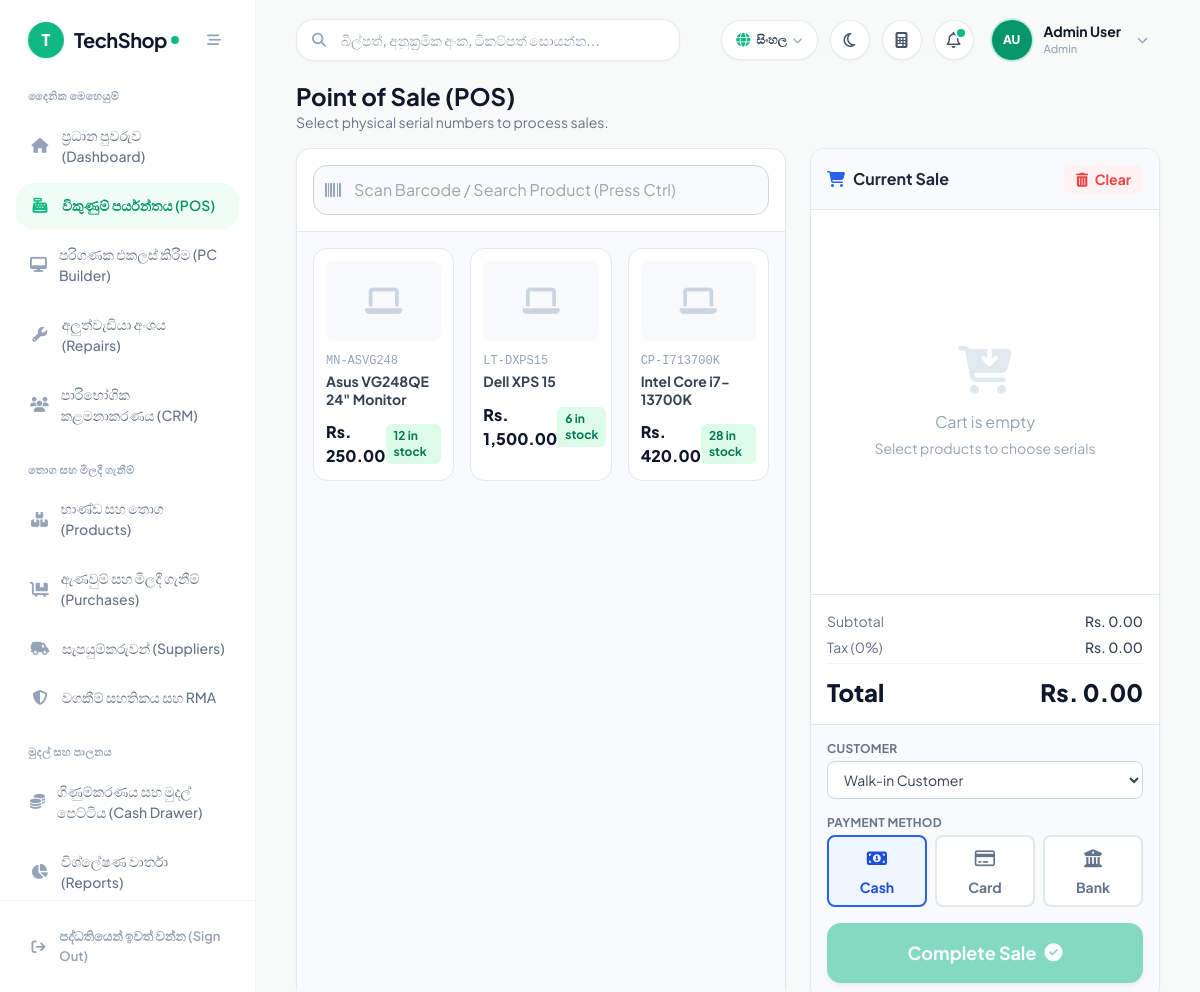
Page /pages/pos.php?lang=si (signed in) on the committed database.
### tables this page shows
CREATE TABLE IF NOT EXISTS `settings` (
  `setting_key` varchar(50) NOT NULL,
  `setting_value` text,
  `created_at` timestamp NULL DEFAULT CURRENT_TIMESTAMP,
  `updated_at` timestamp NULL DEFAULT CURRENT_TIMESTAMP ON UPDATE CURRENT_TIMESTAMP,
  PRIMARY KEY (`setting_key`)
);

CREATE TABLE IF NOT EXISTS `users` (
  `id` bigint unsigned NOT NULL AUTO_INCREMENT,
  `name` varchar(255) NOT NULL,
  `email` varchar(255) NOT NULL,
  `password` varchar(255) NOT NULL,
  `role` varchar(50) NOT NULL DEFAULT 'Cashier',
  `phone` varchar(50) DEFAULT NULL,
  `branch_id` int NOT NULL DEFAULT '1',
  `status` tinyint(1) NOT NULL DEFAULT '1',
  `created_at` timestamp NULL DEFAULT CURRENT_TIMESTAMP,
  `updated_at` timestamp NULL DEFAULT CURRENT_TIMESTAMP ON UPDATE CURRENT_TIMESTAMP,
  PRIMARY KEY (`id`),
  UNIQUE KEY `email` (`email`)
);

CREATE TABLE IF NOT EXISTS `products` (
  `id` bigint unsigned NOT NULL AUTO_INCREMENT,
  `name` varchar(255) NOT NULL,
  `category_id` bigint unsigned NOT NULL,
  `brand_id` bigint unsigned DEFAULT NULL,
  `product_code` varchar(50) NOT NULL,
  `ean` varchar(20) DEFAULT NULL,
  `upc` varchar(20) DEFAULT NULL,
  `cost_price` decimal(10,2) NOT NULL DEFAULT '0.00',
  `selling_price` decimal(10,2) NOT NULL DEFAULT '0.00',
  `min_price` decimal(10,2) DEFAULT '0.00',
  `max_price` decimal(10,2) DEFAULT '0.00',
  `warranty_months` int NOT NULL DEFAULT '0',
  `reorder_level` int NOT NULL DEFAULT '5',
  `unit` varchar(20) NOT NULL DEFAULT 'pcs',
  `description` text,
  `image` varchar(255) DEFAULT NULL,
  `status` enum('Active','Discontinued') NOT NULL DEFAULT 'Active',
  `created_at` timestamp NULL DEFAULT CURRENT_TIMESTAMP,
  `updated_at` timestamp NULL DEFAULT CURRENT_TIMESTAMP ON UPDATE CURRENT_TIMESTAMP,
  `sub_category` varchar(100) DEFAULT NULL,
  `model_number` varchar(100) DEFAULT NULL,
  `specifications` text,
  `unit_of_measure` varchar(50) NOT NULL DEFAULT 'pcs',
  `wholesale_price` decimal(10,2) NOT NULL DEFAULT '0.00',
  `tax_rate` decimal(5,2) NOT NULL DEFAULT '0.00',
  `location` varchar(100) DEFAULT 'Main Shelf',
  `is_bundle` tinyint(1) NOT NULL DEFAULT '0',
  PRIMARY KEY (`id`),
  UNIQUE KEY `product_code` (`product_code`),
  KEY `category_id` (`category_id`),
  KEY `brand_id` (`brand_id`),
  CONSTRAINT `products_ibfk_1` FOREIGN KEY (`category_id`) REFERENCES `categories` (`id`) ON DELETE RESTRICT,
  CONSTRAINT `products_ibfk_2` FOREIGN KEY (`brand_id`) REFERENCES `brands` (`id`) ON DELETE RESTRICT
);

### pages/pos.php (the view, shortened to what the rows shown need)
<?php
require_once '../includes/db.php';
enforce_page_access('pos.php');
require_once '../includes/header.php';
$products = [];
$currency_symbol = 'Rs.';
if ($pdo) {
    try {
        $stmt_s = $pdo->query("SELECT setting_key, setting_value FROM settings");
        $settings_map = [];
        while ($s_row = $stmt_s->fetch(PDO::FETCH_ASSOC)) {
            $settings_map[$s_row['setting_key']] = $s_row['setting_value'];
        }
        if (!empty($settings_map['currency_symbol'])) {
            $currency_symbol = $settings_map['currency_symbol'];
        }
        $stmt = $pdo->query("
            SELECT p.id, p.product_code, p.name, p.selling_price, p.min_price, p.max_price, p.ean, p.upc, c.name as category_name,
                   (SELECT COUNT(*) FROM product_serials WHERE product_id = p.id AND status = 'in_stock') as stock
            FROM products p
            LEFT JOIN categories c ON p.category_id = c.id
            WHERE p.status = 'Active'
            HAVING stock > 0
            ORDER BY p.name ASC
        ");
        $products = $stmt->fetchAll(PDO::FETCH_ASSOC);
    } catch (\PDOException $e) {
        $db_error = safe_error_message($e);
    }
}
?>
<div class="mb-4 flex justify-between items-center">
    <div>
        <h1 class="text-2xl font-bold text-slate-900">Point of Sale (POS)</h1>
    </div>
</div>
<div class="flex flex-col lg:flex-row gap-6 h-[calc(100vh-140px)]">
    <div class="w-full lg:w-7/12 flex flex-col h-full bg-white rounded-xl shadow-sm border border-slate-200">
        <div class="flex-1 p-4 overflow-y-auto bg-slate-50">
            <?php if (empty($products)): ?>
                <div class="flex flex-col items-center justify-center h-full text-slate-400">
                    <i class="fa-solid fa-box-open text-5xl mb-4 text-slate-200"></i>
                    <p>No products in stock.</p>
                </div>
            <?php else: ?>
                <div class="grid grid-cols-2 md:grid-cols-3 gap-4" id="catalogGrid">
                    <?php foreach ($products as $p): ?>
                    <div class="catalog-item border border-slate-200 rounded-xl p-3 hover:border-blue-500 hover:shadow-md cursor-pointer transition-all group bg-white relative overflow-hidden"
                         data-search="<?php echo strtolower(htmlspecialchars($p['name'] . ' ' . $p['product_code'] . ' ' . $p['ean'] . ' ' . $p['upc'])); ?>"
                         onclick="openSerialModal(<?php echo $p['id']; ?>, '<?php echo addslashes(htmlspecialchars($p['name'])); ?>', <?php echo $p['selling_price']; ?>, <?php echo (float)$p['min_price']; ?>, <?php echo (float)$p['max_price']; ?>)">
                        <div class="h-20 bg-slate-50 rounded-lg mb-3 flex items-center justify-center text-slate-300 group-hover:bg-blue-50 group-hover:text-blue-400 transition-colors">
                            <i class="fa-solid fa-laptop text-3xl"></i>
                        </div>
                        <div class="text-xs text-slate-400 font-mono mb-1"><?php echo htmlspecialchars($p['product_code']); ?></div>
                        <div class="font-bold text-slate-700 text-sm leading-tight mb-3 line-clamp-2" title="<?php echo htmlspecialchars($p['name']); ?>"><?php echo htmlspecialchars($p['name']); ?></div>
                        <div class="flex justify-between items-center mt-auto">
                            <div class="font-black text-slate-900"><?php echo htmlspecialchars($currency_symbol); ?> <?php echo number_format($p['selling_price'], 2); ?></div>
                            <div class="text-xs font-bold text-emerald-700 bg-emerald-100 px-2 py-1 rounded-md"><?php echo $p['stock']; ?> in stock</div>
                        </div>
                    </div>
                    <?php endforeach; ?>
                </div>
            <?php endif; ?>
        </div>
    </div>
    <div class="w-full lg:w-5/12 flex flex-col h-full bg-white rounded-xl shadow-sm border border-slate-200 overflow-hidden relative">
        <div class="p-4 bg-slate-50 border-b border-slate-200 flex justify-between items-center shrink-0">
            <h2 class="font-bold text-slate-800 flex items-center">
                <i class="fa-solid fa-cart-shopping mr-2 text-blue-600"></i> Current Sale
            </h2>
        </div>
    </div>
</div>
<?php require_once '../includes/footer.php'; ?>

### includes/header.php (shortened to what the rows shown need)
<?php
$user = $_SESSION['user'];
        ?>
        <?php
$sys_name = 'TechShop';
$sys_logo = '';
if (isset($pdo) && $pdo) {
    try {
        $stmt_h = $pdo->query("SELECT setting_key, setting_value FROM settings WHERE setting_key IN ('system_name', 'shop_logo', 'currency_symbol', 'shop_currency', 'supported_currencies_json')");
        while ($row = $stmt_h->fetch()) {
            if ($row['setting_key'] === 'system_name' && !empty($row['setting_value'])) $sys_name = $row['setting_value'];
        }
    } catch (\Exception $e) {}
}
$user_name = $user['name'] ?? 'Staff User';
$user_role = $user['role'] ?? 'Cashier';
$name_parts = explode(' ', trim($user_name));
$initials = strtoupper(substr($name_parts[0] ?? 'U', 0, 1) . (isset($name_parts[1]) ? substr($name_parts[1], 0, 1) : ''));
?>
<!DOCTYPE html>
<html lang="en" class="h-full">
<head>
    <script src="https://cdn.tailwindcss.com"></script>
    <link rel="stylesheet" href="https://cdnjs.cloudflare.com/ajax/libs/font-awesome/6.5.1/css/all.min.css">
</head>
<body class="bg-[#F7FAF8] text-slate-800 font-sans flex h-screen overflow-hidden antialiased">
    <aside id="mainSidebar" class="w-64 bg-white border-r border-slate-100/90 flex flex-col fixed md:static inset-y-0 left-0 z-50 transform -translate-x-full md:translate-x-0 transition-transform duration-200 ease-in-out">
        <div class="h-20 flex items-center justify-between px-7">
            <a href="dashboard.php" class="flex items-center gap-2.5 group">
                <?php if ($sys_logo): ?>
                    <img src="../uploads/logo/<?php echo htmlspecialchars($sys_logo); ?>" alt="Logo" class="h-9 w-9 object-contain rounded-xl">
                <?php else: ?>
                    <div class="w-9 h-9 rounded-2xl bg-emerald-500 text-white flex items-center justify-center font-black text-base shadow-sm shadow-emerald-500/20">
                        <?php echo strtoupper(substr($sys_name, 0, 1)); ?>
                    </div>
                <?php endif; ?>
                <div class="flex items-center tracking-tight">
                    <span class="text-xl font-bold text-slate-900 tracking-tight"><?php echo htmlspecialchars($sys_name); ?></span>
                    <span class="w-2 h-2 rounded-full bg-emerald-500 ml-1 inline-block"></span>
                </div>
            </a>
        </div>
    </aside>
    <main class="flex-1 flex flex-col h-screen overflow-hidden bg-[#F7FAF8]">
        <header class="h-20 bg-transparent flex items-center justify-between px-6 lg:px-10 z-20 shrink-0">
            <div class="flex items-center space-x-2 sm:space-x-3">
                <div class="relative">
                    <button id="userMenuBtn" onclick="toggleUserMenu()" class="flex items-center gap-3 p-1.5 pr-3 rounded-full hover:bg-white transition-all">
                        <div class="w-10 h-10 rounded-full bg-emerald-600 text-white font-extrabold flex items-center justify-center text-xs shadow-sm ring-2 ring-emerald-500/20">
                            <?php echo htmlspecialchars($initials); ?>
                        </div>
                        <div class="text-left hidden md:block">
                            <div class="text-sm font-bold text-slate-900 leading-tight"><?php echo htmlspecialchars($user_name); ?></div>
                            <div class="text-[11px] font-medium text-slate-400"><?php echo htmlspecialchars($user_role); ?></div>
                        </div>
                        <i class="fa-solid fa-chevron-down text-slate-400 text-[11px] ml-1"></i>
                    </button>
                </div>
            </div>
        </header>
        <div class="flex-1 overflow-y-auto px-6 lg:px-10 pb-10">

### rows in the picture
settings: setting_value "T", setting_value "TechShop"
users: name "AU", name "Admin User", role "Admin"
products: product_code "MN-ASVG248", name "Asus VG248QE 24\" Monitor", selling_price "250.00", stock "12"
products: product_code "LT-DXPS15", name "Dell XPS 15", selling_price "1,500.00", stock "6"
products: product_code "CP-I713700K", name "Intel Core i7-13700K", selling_price "420.00", stock "28"

### other values in the picture
__('nav_operations') "දෛනික මෙහෙයුම්"
__('nav_dashboard') "ප්‍රධාන පුවරුව (Dashboard)"
__('nav_pos') "විකුණුම් පර්යන්තය (POS)"
__('nav_pc_builder') "පරිගණක එකලස් කිරීම (PC Builder)"
__('nav_repairs') "අලුත්වැඩියා අංශය (Repairs)"
__('nav_customers') "පාරිභෝගික කළමනාකරණය (CRM)"
__('nav_inventory_supply') "තොග සහ මිලදී ගැනීම්"
__('nav_products') "භාණ්ඩ සහ තොග (Products)"
__('nav_purchases') "ඇණවුම් සහ මිලදී ගැනීම් (Purchases)"
__('nav_suppliers') "සැපයුම්කරුවන් (Suppliers)"
__('nav_warranty') "වගකීම් සහතිකය සහ RMA"
__('nav_finance_control') "මුදල් සහ පාලනය"
__('nav_accounting') "ගිණුම්කරණය සහ මුදල් පෙට්ටිය (Cash Drawer)"
__('nav_reports') "විශ්ලේෂණ වාර්තා (Reports)"
__('nav_sign_out') "පද්ධතියෙන් ඉවත් වන්න (Sign Out)"
